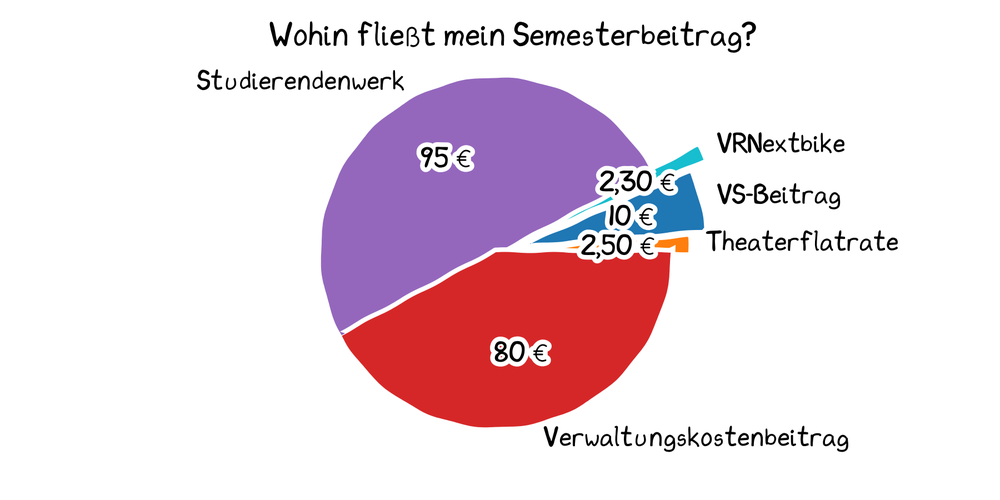
#> input picture bilder/semesterbeitrag.png, 1000 x 500 px, shrunk from 1800 x 900 before the run, found by its file name
$ python generate_semesterbeitrag_piechart.py
#> lines starting #> are read from the running program, lines starting #| are printed output that depends on the picture
'''
Dieses Skript ermöglicht das Erstellen eines Tortendiagramms zur Visualisierung des Semesterbeitrags im XKCD Style.

Möglicherweise muss das Bild im Anschluss in einer Vektorgrafiksoftware nachbearbeitet werden, um die Labels besser zu positionieren.

Usage: python3 bilder/generate_semesterbeitrag_piechart.py
Outputs: bilder/semesterbeitrag.png, bilder/semesterbeitrag_grayscale.png
'''

import matplotlib.pyplot as plt
from PIL import Image

# Pie chart, where the slices will be ordered and plotted counter-clockwise:
labels = 'Theaterflatrate', 'VS-Beitrag', 'VRNextbike', 'Studierendenwerk',  'Verwaltungskostenbeitrag'

# Values taken from https://www.stura.uni-heidelberg.de/finanzen/vs-beitrag/
sizes = [ 2.5, 10, 2.3, 95, 80]

explode = (0.1, 0.2, 0.3, 0, 0)  # moved a bit outwards for better readability

# see https://matplotlib.org/stable/gallery/color/named_colors.html
# for more colors
colors = ['tab:orange', 'tab:blue', 'tab:cyan',
          'tab:purple',  'tab:red']


with plt.xkcd():

    plt.rcParams.update({'font.size': 11})

    plt.figure(figsize=(6, 3))

    plt.title("Wohin fließt mein Semesterbeitrag?")

    p, tx, autotexts = plt.pie(sizes, explode=explode, labels=labels,
                            autopct='', startangle=0, colors=colors)

    # Equal aspect ratio ensures that pie is drawn as a circle.
    plt.axis('equal')

    # sets description with actual values. No decimal places if round value, otherwise two places
    for i, a in enumerate(autotexts):
        a.set_text("{:.2f} €"
                .format(sizes[i])
                .replace('.00', '')
                .replace('.', ','))

    plt.savefig('bilder/semesterbeitrag', dpi=300)
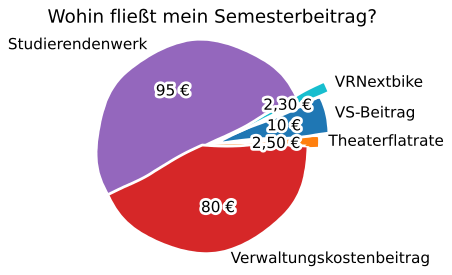
#> figure drawn by matplotlib, 1 panel

    # grayscale version for printing
    img = Image.open('bilder/semesterbeitrag.png').convert('LA')
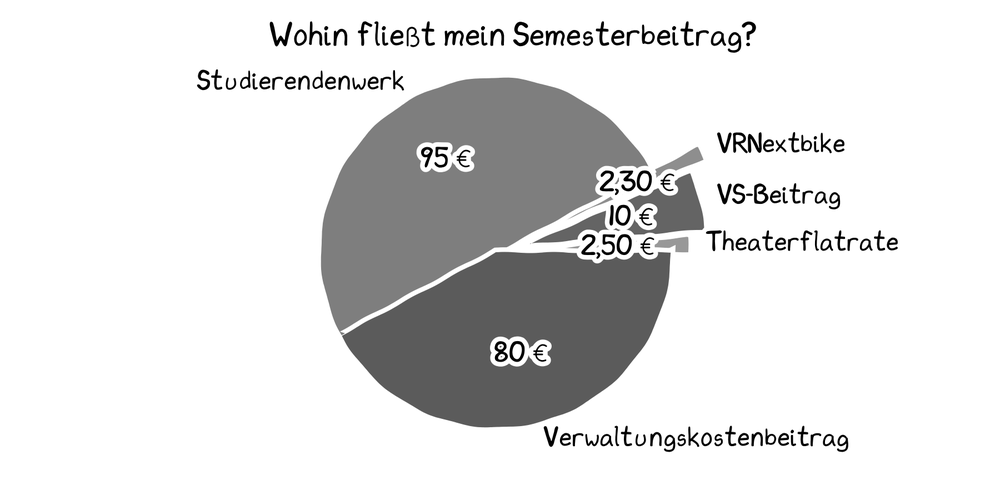
#> img: PIL image 1000x500 LA; mean R, G, B, A 224.1, 224.1, 224.1, 255
    img.save('bilder/semesterbeitrag_grayscale.png')
